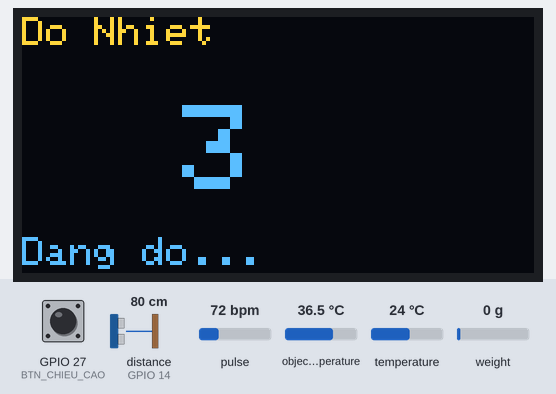
The program below on a simulated ESP32. Parts: 128×64 one-colour display. Wiring (inferred from the names in the program): ultrasonic range finder: trigger GPIO 17; echo GPIO 14. Inputs (shaded band) come from the test bench; at power-on: GPIO 27 (BTN_CHIEU_CAO) HIGH, distance to the obstacle (sensor on GPIO 14) 80 cm, pulse 72 bpm, object temperature 36.5 °C, temperature 24 °C, weight on the scale 0 g. The echo pulse lasts 58.3 µs per cm; the OLED is the two-colour kind (top 16 rows yellow); WiFi joins after 1.5 s; servers stay silent unless stated; uploads are accepted with an empty reply; what the program prints to the serial monitor is not drawn.

Above: at 4.0 s.
4.1 s: GPIO 27 (BTN_CHIEU_CAO) pulled LOW for 3.2 s
At 6.42 s:
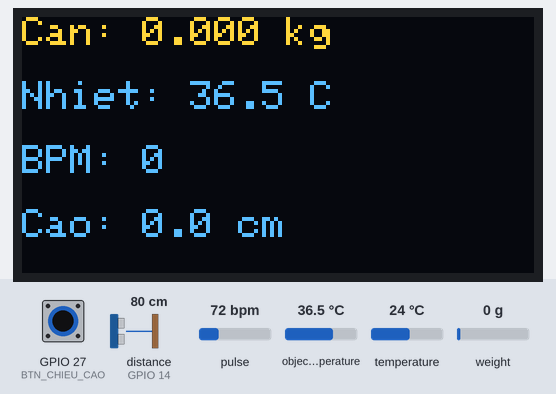
At 7.7 s:
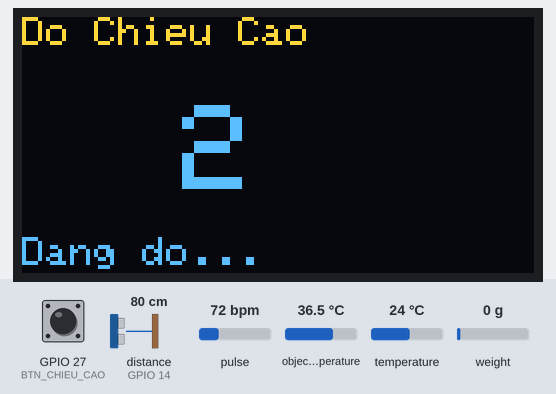
Timing chart, 0 to 9.2 s (numbered marks = the images above; inputs shaded):
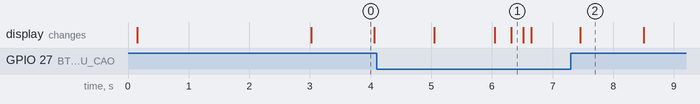

The program:

main.cpp
```cpp
#include <Arduino.h>
#include <Wire.h>
#include <Adafruit_GFX.h>
#include <Adafruit_SSD1306.h>
#include "HX711.h"
#include "MAX30105.h"
#include "heartRate.h"
#include <Adafruit_MLX90614.h>
#include <WiFi.h>
#include <HTTPClient.h>
#include <WiFiClientSecure.h>

/* ================= OLED ================= */
#define SCREEN_WIDTH 128
#define SCREEN_HEIGHT 64
#define OLED_ADDR 0x3C
Adafruit_SSD1306 oled(SCREEN_WIDTH, SCREEN_HEIGHT, &Wire, -1);

/* ================= HX711 ================= */
#define HX_DOUT 25
#define HX_CLK  18
HX711 scale;
unsigned long tBatDauKhongVat = 0;
#define TG_XAC_NHAN_KHONG_VAT 5000   // ms

/* ========= HX711 ========= */
#define LP_ALPHA        0.2f
#define NGUONG_NHIEU    200
#define NGUONG_CO_VAT   1000
#define TG_DO_CAN_MS    5000    // 5 GIÂY ĐẾM NGƯỢC

float cali = 0.000079f;   // kg / raw

long hx_offset = 0;
long hx_raw = 0;

float canLoc = 0;
float tongCan = 0;
int soMauCan = 0;

float ketQuaCan = 0;      // kg
bool daCoVat = false;

unsigned long tBatDauCan = 0;


/* ================= MLX90614 ================= */
Adafruit_MLX90614 mlx;

/* ================= MAX30102 ================= */
MAX30105 max30102;

/* ================= WIFI + FIREBASE ================= */
const char* WIFI_SSID = "LagCT";
const char* WIFI_PASS = "28052004";
const char* FIREBASE_URL =
  "https://testnhiet28-default-rtdb.firebaseio.com/health.json";

/* ================= CẤU HÌNH ================= */


// Nhiệt độ
#define NGUONG_NHIET   4.0
#define TG_DO_NHIET_MS 3000

// BPM
// ================= BPM =================
#define IR_THRESHOLD        40000     // có tay
#define PEAK_THRESHOLD      350       // ngưỡng bắt đỉnh (đã phù hợp log)
#define TG_DO_BPM_MS        30000     // 30 giây
#define MAX_BEATS           100
#define MIN_BEAT_INTERVAL   300       // ms (chặn nhịp giả)

bool dangDoBPM = false;
int ketQuaBPM = 0;

unsigned long tBatDauBPM = 0;
unsigned long lastBeatTime = 0;

uint32_t beatTimes[MAX_BEATS];
int beatCount = 0;      // CHỈ ĐẾM BEAT THẬT

// Lọc IR
float irDC = 0;
float irPrev = 0;
bool daBoBeatGia = false;


/* ================= TRẠNG THÁI ================= */
bool dangDoNhiet = false;
bool inCountdownScreen = false;


/* ================= BIẾN ================= */

// Nhiet
float ketQuaNhiet = 0;
unsigned long tBatDauNhiet = 0;
float tongNhiet = 0;
int soMauNhiet = 0;

//HC-SR04
/* ================= CHIỀU CAO ================= */
#define TRIG_PIN 17
#define ECHO_PIN 14
#define BTN_CHIEU_CAO 27

#define CHIEU_CAO_CAM_BIEN 180.0f   // cm
#define TG_DO_CC_MS 3000            // thời gian đo trung bình

enum TrangThaiChieuCao {
    CC_CHO_NUT,
    CC_DANG_DO,
    CC_HIEN
};

TrangThaiChieuCao trangThaiCC = CC_CHO_NUT;

float chieuCaoKetQua = 0;
float tongKC = 0;
int soMauKC = 0;
unsigned long tBatDauCC = 0;


/* ================= FIREBASE ================= */
void guiFirebase(float weight_g = -1)
{
  if (WiFi.status() != WL_CONNECTED) return;

  WiFiClientSecure client;
  client.setInsecure();

  HTTPClient http;
  http.begin(client, FIREBASE_URL);
  http.addHeader("Content-Type", "application/json");

  String json = "{";
  json += "\"weight_kg\":" + String(ketQuaCan, 3) + ",";
  json += "\"nhietdo\":" + String(ketQuaNhiet, 1) + ",";
  json += "\"bpm\":" + String(ketQuaBPM) + ",";
  json += "\"chieucao\":" + String(chieuCaoKetQua, 1) + ",";
  json += "\"time\":" + String(millis());
  json += "}";

  int httpCode = http.PUT(json);
  Serial.println(httpCode);
  Serial.println(http.getString());

  http.end();
}

/* ================= OLED ================= */
void showMainScreen()
{
  oled.clearDisplay();

  oled.setTextSize(1);
  oled.setCursor(0,0);
  oled.print("Can: ");
  oled.print(ketQuaCan, 3);
  oled.println(" kg");


  oled.setCursor(0,16);
  oled.print("Nhiet: ");
  oled.print(ketQuaNhiet,1);
  oled.println(" C");

  oled.setCursor(0,32);
  oled.print("BPM: ");
  oled.println(ketQuaBPM);

  oled.setCursor(0,48);
  oled.print("Cao: ");
  oled.print(chieuCaoKetQua,1);
  oled.println(" cm");

  oled.display();
}


void showCountdownScreen(const char* name, int giay)
{
  oled.clearDisplay();
  oled.setTextSize(1);
  oled.setCursor(0,0);
  oled.println(name);

  oled.setTextSize(3);
  oled.setCursor(40,22);
  oled.print(giay);

  oled.setTextSize(1);
  oled.setCursor(0,55);
  oled.println("Dang do...");
  oled.display();
}
// ================= CHIỀU CAO ================= */
float docKhoangCach()
{
    digitalWrite(TRIG_PIN, LOW);
    delayMicroseconds(2);
    digitalWrite(TRIG_PIN, HIGH);
    delayMicroseconds(10);
    digitalWrite(TRIG_PIN, LOW);

    long duration = pulseIn(ECHO_PIN, HIGH, 30000);
    if (duration == 0) return -1;

    float kc = duration * 0.034f / 2.0f; // cm

    if (kc <= 0 || kc > CHIEU_CAO_CAM_BIEN)
        return -1;

    return kc;
}
bool nutChieuCaoDuocNhan()
{
    static bool nutTruoc = HIGH;
    bool nutHienTai = digitalRead(BTN_CHIEU_CAO);

    bool vuaNhan = (nutTruoc == HIGH && nutHienTai == LOW);
    nutTruoc = nutHienTai;

    if (vuaNhan)
        Serial.println("[BTN] Nut chieu cao duoc nhan");

    return vuaNhan;
}


void capNhatChieuCao()
{
    float kc = docKhoangCach();

    switch (trangThaiCC)
    {
        case CC_CHO_NUT:
            if (nutChieuCaoDuocNhan())
            {
                trangThaiCC = CC_DANG_DO;
                tBatDauCC = millis();
                tongKC = 0;
                soMauKC = 0;
                inCountdownScreen = true;
                Serial.println("Bat dau do chieu cao");
            }
            break;

        case CC_DANG_DO:
        {
            unsigned long daQua = millis() - tBatDauCC;
            int conLai = (TG_DO_CC_MS - daQua + 999) / 1000;
            if (conLai < 0) conLai = 0;

            showCountdownScreen("Do Chieu Cao", conLai);

            if (kc > 0)
            {
                tongKC += kc;
                soMauKC++;
            }

            if (daQua >= TG_DO_CC_MS)
            {
                if (soMauKC > 0)
                {
                    float kcTB = tongKC / soMauKC;
                    chieuCaoKetQua = CHIEU_CAO_CAM_BIEN - kcTB;

                    if (chieuCaoKetQua < 0) chieuCaoKetQua = 0;
                    if (chieuCaoKetQua > CHIEU_CAO_CAM_BIEN)
                        chieuCaoKetQua = CHIEU_CAO_CAM_BIEN;

                    Serial.printf("Chieu cao = %.1f cm\n", chieuCaoKetQua);
                }
                else
                {
                    chieuCaoKetQua = 0;
                    Serial.println("Khong co mau hop le");
                }

                trangThaiCC = CC_HIEN;
                inCountdownScreen = false;
            }
            break;
        }

        case CC_HIEN:
            if (nutChieuCaoDuocNhan())
            {
                trangThaiCC = CC_CHO_NUT;
                Serial.println("San sang do chieu cao tiep");
            }
            break;
    }
}


/* ================= CÂN ================= */
enum TrangThaiCan {
    CAN_CHO_VAT,
    CAN_DANG_DO,
    CAN_HIEN
};
TrangThaiCan trangThaiCan = CAN_CHO_VAT;
void capNhatCan()
{
    if (!scale.is_ready()) return;

    // ===== ĐỌC RAW (ĐẢO DẤU) =====
    long raw = -scale.read();
    hx_raw = raw - hx_offset;

    if (abs(hx_raw) < NGUONG_NHIEU)
        hx_raw = 0;

    // ===== LỌC =====
    canLoc = LP_ALPHA * hx_raw + (1.0f - LP_ALPHA) * canLoc;

    bool coVatRaw = abs(hx_raw) > NGUONG_CO_VAT;
    bool khongVatRaw = abs(hx_raw) < NGUONG_NHIEU;

    // ===== XÁC NHẬN KHÔNG VẬT 5s =====
    if (khongVatRaw)
    {
        if (tBatDauKhongVat == 0)
            tBatDauKhongVat = millis();
    }
    else
    {
        tBatDauKhongVat = 0;
    }

    bool khongVatOnDinh =
        (tBatDauKhongVat != 0) &&
        (millis() - tBatDauKhongVat >= TG_XAC_NHAN_KHONG_VAT);

    // =================================================
    // ================= STATE MACHINE =================
    // =================================================
    switch (trangThaiCan)
    {
        // ===== CHỜ ĐẶT VẬT =====
        case CAN_CHO_VAT:
            if (coVatRaw)
            {
                trangThaiCan = CAN_DANG_DO;
                tBatDauCan = millis();
                tongCan = 0;
                soMauCan = 0;
                inCountdownScreen = true;

                Serial.println("[CAN] Bat dau do 5s");
            }
            break;

        // ===== ĐANG ĐO 5s =====
        case CAN_DANG_DO:
        {
            unsigned long daQua = millis() - tBatDauCan;
            int conLai = (TG_DO_CAN_MS - daQua + 999) / 1000;
            if (conLai < 0) conLai = 0;

            showCountdownScreen("Do Can", conLai);

            tongCan += canLoc;
            soMauCan++;

            if (daQua >= TG_DO_CAN_MS)
            {
                float rawTB = tongCan / soMauCan;
                ketQuaCan = rawTB * cali;

                trangThaiCan = CAN_HIEN;
                inCountdownScreen = false;

                Serial.printf(
                    "[CAN] XONG | rawTB=%.1f | kg=%.3f\n",
                    rawTB, ketQuaCan
                );

                guiFirebase();
            }
            break;
        }

        // ===== HIỂN KẾT QUẢ – CHỜ VẬT RỜI =====
        case CAN_HIEN:
            if (khongVatOnDinh)
            {
                trangThaiCan = CAN_CHO_VAT;

                // RESET HOÀN TOÀN
                canLoc = 0;
                tongCan = 0;
                soMauCan = 0;
                tBatDauKhongVat = 0;

                Serial.println("[CAN] Vat da roi 5s -> San sang can tiep");
            }
            break;
    }
}

/* ================= NHIỆT ================= */
bool phatHienTayNhiet()
{
  float amb=mlx.readAmbientTempC();
  float obj=mlx.readObjectTempC();
  return (obj-amb)>=NGUONG_NHIET;
}
void doNhiet()
{
  if(!dangDoNhiet){
    dangDoNhiet=true;
    tBatDauNhiet=millis();
    tongNhiet=0; soMauNhiet=0;
    inCountdownScreen=true;
  }

  unsigned long daQua = millis()-tBatDauNhiet;
  int conLai = (TG_DO_NHIET_MS - daQua + 999)/1000;
  if(conLai<0) conLai=0;

  showCountdownScreen("Do Nhiet", conLai);

  tongNhiet += mlx.readObjectTempC();
  soMauNhiet++;

  if(daQua>=TG_DO_NHIET_MS){
    ketQuaNhiet = tongNhiet/soMauNhiet;
    dangDoNhiet=false;
    guiFirebase();
    inCountdownScreen=false;
  }
}

/* ================= NHỊP TIM ================= */
// Các biến lọc tín hiệu
bool phatHienTayBPM(uint32_t ir)
{
    return ir > IR_THRESHOLD;
}
void doNhipTim(uint32_t irRaw)
{
    // ====== BẮT ĐẦU ĐO ======
    if (!dangDoBPM)
    {
        dangDoBPM = true;
        tBatDauBPM = millis();
        lastBeatTime = 0;
        beatCount = 0;
        daBoBeatGia = false;

        irDC = irRaw;     // khởi tạo DC → tránh xung giả
        irPrev = 0;

        inCountdownScreen = true;
        Serial.println("Bat dau do BPM 30s");
    }

    unsigned long now = millis();
    unsigned long daQua = now - tBatDauBPM;

    int conLai = (TG_DO_BPM_MS - daQua + 999) / 1000;
    if (conLai < 0) conLai = 0;

    showCountdownScreen("Do BPM", conLai);

    // ====== HIGH-PASS FILTER ======
    irDC = 0.95f * irDC + 0.05f * irRaw;
    float irAC = irRaw - irDC;

    // Debug: log per-sample values (only while measuring)
    Serial.printf("t=%lu daQua=%lu irRaw=%lu irDC=%.1f irAC=%.1f\n", now, daQua, irRaw, irDC, irAC);

    // ====== PHÁT HIỆN ĐỈNH ======
    unsigned long interval = now - lastBeatTime;
    if (irAC > PEAK_THRESHOLD &&
        interval > MIN_BEAT_INTERVAL)
    {
        // BEAT GIẢ ĐẦU TIÊN → BỎ HOÀN TOÀN
        if (!daBoBeatGia)
        {
            daBoBeatGia = true;
            lastBeatTime = now;
            irPrev = PEAK_THRESHOLD - 1; // cho phép phát hiện rising edge tiếp theo

            // Nếu spike lớn, xóa DC để tránh đuôi dài
            if (irAC > 10 * PEAK_THRESHOLD) {
                irDC = irRaw;
                Serial.println("Large spike detected, resetting irDC");
            }

            Serial.printf("First beat (ignored) t=%lu irAC=%.1f\n", now, irAC);
        }
        else if (beatCount < MAX_BEATS)
        {
            beatTimes[beatCount++] = now;
            lastBeatTime = now;
            Serial.printf(">>> Beat %d | interval=%lu ms | irAC=%.1f\n", beatCount, interval, irAC);
        }
    }

    irPrev = irAC;

    // ====== KẾT THÚC ĐO ======
    if (daQua >= TG_DO_BPM_MS)
    {
        dangDoBPM = false;
        inCountdownScreen = false;

        if (beatCount >= 2)
        {
            unsigned long duration =
                beatTimes[beatCount - 1] - beatTimes[0];

            ketQuaBPM = (beatCount - 1) * 60000.0 / duration;

            Serial.printf("Beats=%d duration=%lu ms -> calc BPM=(%d*60000)/%lu = %d\n",
                          beatCount, duration, beatCount - 1, duration, ketQuaBPM);
        }
        else
        {
            ketQuaBPM = 0;
            Serial.printf("Beats=%d -> BPM=0 (too few beats)\n", beatCount);
        }

        Serial.printf("BPM 30s = %d\n", ketQuaBPM);
        guiFirebase();
    }
}


/* ================= SETUP ================= */
void setup()
{
  Serial.begin(9600);
  Wire.begin(21,22);
  Wire.setClock(100000);
  delay(100);

  // OLED
  oled.begin(SSD1306_SWITCHCAPVCC, OLED_ADDR);
  oled.setTextColor(SSD1306_WHITE);
  showMainScreen();

  // HX711
 scale.begin(HX_DOUT, HX_CLK);
scale.set_scale();   // scale = 1, dùng cali thủ công
scale.tare();
hx_offset = scale.read();


  // MLX90614
  if(!mlx.begin()){ while(1); }

  // MAX30102
  if(!max30102.begin(Wire, I2C_SPEED_STANDARD)){ while(1); }
max30102.setup(
  0x7F,   // LED brightness (tối đa)
  8,      // Sample average
  2,      // IR only
  100,    // Sample rate
  411,    // Pulse width
  16384   // ADC range (RẤT QUAN TRỌNG)
);

//HC-SR04
pinMode(TRIG_PIN, OUTPUT);
pinMode(ECHO_PIN, INPUT);
pinMode(BTN_CHIEU_CAO, INPUT_PULLUP);

// WIFI
WiFi.begin(WIFI_SSID, WIFI_PASS);

unsigned long t0 = millis();
while (WiFi.status() != WL_CONNECTED && millis() - t0 < 10000) {
    delay(200);
}
}

/* ================= LOOP ================= */
void loop()
{
    // ===== HIỂN THỊ =====
    if (!inCountdownScreen)
        showMainScreen();

    // ===== XÁC ĐỊNH HỆ THỐNG CÓ ĐANG ĐO KHÔNG =====
    bool heThongDangDo =
        (dangDoBPM) ||
        (dangDoNhiet) ||
        (trangThaiCC == CC_DANG_DO) ||
        (trangThaiCan == CAN_DANG_DO);

    // =================================================
    // ===== NẾU ĐANG ĐO → CHỈ CẬP NHẬT CÁI ĐANG ĐO =====
    // =================================================

    if (trangThaiCan == CAN_DANG_DO)
    {
        capNhatCan();
        delay(50);
        return;
    }

    if (trangThaiCC == CC_DANG_DO)
    {
        capNhatChieuCao();
        delay(50);
        return;
    }

    if (dangDoBPM)
    {
        max30102.check();
        if (max30102.available())
        {
            uint32_t ir = max30102.getIR();
            max30102.nextSample();
            doNhipTim(ir);
        }
        delay(50);
        return;
    }

    if (dangDoNhiet)
    {
        doNhiet();
        delay(50);
        return;
    }

    // =================================================
    // ===== HỆ THỐNG RẢNH – CHO PHÉP BẮT ĐẦU ĐO =====
    // =================================================

    // ====== 1. CÂN (ƯU TIÊN CAO NHẤT) ======
    capNhatCan();

    // ====== 2. CHIỀU CAO (CHỈ KHI NHẤN NÚT) ======
        capNhatChieuCao();
    // ====== 3. BPM ======
    max30102.check();
    if (max30102.available())
    {
        uint32_t ir = max30102.getIR();
        max30102.nextSample();

        if (phatHienTayBPM(ir))
        {
            doNhipTim(ir);
        }
    }

    // ====== 4. NHIỆT ======
    if (phatHienTayNhiet())
    {
        doNhiet();
    }

    delay(100);
}
```

Measured:
- after the input at 4.1 s, the display: first differs from a run without the input after 2.5 s (image 2 shows a later state)
- what the display in image 0 shows lasts 1.1 s, from 3.0 s to 4.1 s
